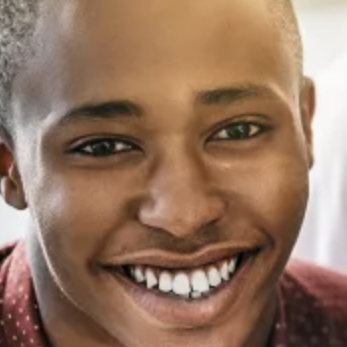
#> input picture IMAGE_PROCESSING/2_CROPPING_all_faces_in_an_IMAGE/PEOPLE/IMG_1.png, 347 x 347 px, given in place of the camera
$ jupyter execute '1_Face_detection using open cv.ipynb'   (text cells are left out)
#> lines starting #> are read from the running program, lines starting #| are printed output that depends on the picture; after the words box and inside, x2 and y2 are one past the last pixel; in counts of white or black regions, pixels touching at a corner belong together
[cell 1]
import cv2 as cv
import numpy as np

[cell 2]
classifier  = cv.CascadeClassifier('Downloads/haarcascade_frontalface_default.xml')

cam = cv.VideoCapture(0)
while True:
    _,img = cam.read()
#> img is the input picture: shape (347, 347, 3); mean B, G, R 97.6, 118.4, 149.6
    img = cv.flip(img,1)
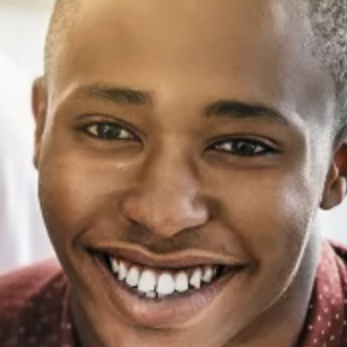
#> img: shape (347, 347, 3); mean B, G, R 97.6, 118.4, 149.6
    # faces = classifier.detectMultiScale(img, scaleFactor=1.1, minNeighbors=5) #(source,scaling_factor,min_neighbours)

    try:
        faces = classifier.detectMultiScale(img, 1.1, 5) #(source,scaling_factor,min_neighbours)
#> faces = [[17, 23, 298, 298]]
        for (x,y,w,h) in faces:
            cv.rectangle(img, (x,y),(x+w,y+h) , (0,180,0), 2) #(source,coordinates,colour,thickness) rectangle
#> this loop made 1 pass
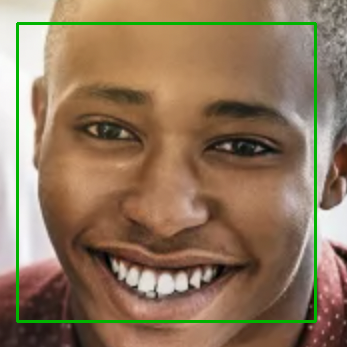
#> img: shape (347, 347, 3); 2.97% of pixels changed, all inside (x1, y1, x2, y2) = (16, 22, 317, 323)
    except:
        pass
    # for (x,y,w,h) in faces:
    #     cv.rectangle(img, (x,y),(x+w,y+h) , (0,180,0), 2) #(source,coordinates,colour,thickness) rectangle
    #     # center_x = x + w // 2
    #     # center_y = y + h // 2
    #     # radius = max(w, h) // 2 +20
    #     # cv.circle(img, (center_x, center_y), radius, (0, 180, 0), 2)

    cv.imshow('Frame'  , img )
    if cv.waitKey(1) == 27:
#> (key Esc is pressed here)
            cam.release()
            break
cam.release()  # Release the camera
cv.destroyAllWindows()

[cell 3]
import cv2 as cv
import numpy as np


classifier  = cv.CascadeClassifier('Downloads/haarcascade_frontalface_default.xml')

cam = cv.VideoCapture(0)
while True:
    _,img = cam.read()
    img = cv.flip(img,1)
    try:
        faces = classifier.detectMultiScale(img, 1.1, 5) #(source,scaling_factor,min_neighbours)
        for face in faces:
            if face[-1] == max(faces[:,-1]):
              break
#> this loop made 1 pass

        if len(faces)>=1:
                # print(faces)
                x,y,w,h=face
#> x = 17; y = 23; w = 298; h = 298
                cv.rectangle(img, (x,y),(x+ w,y+ h) , (0,180,0), 4) #(source,coordinates,colour,thickness) rectangle
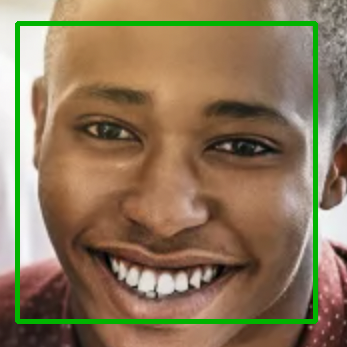
#> img: shape (347, 347, 3); 4.94% of pixels changed, all inside (x1, y1, x2, y2) = (15, 21, 318, 324)
                # face_region = img[y:y+h,x:x+w]
                face_region = img[y:y+ h,x:x+ w]
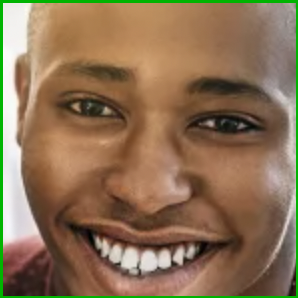
#> face_region: shape (298, 298, 3); mean B, G, R 84.9, 113.8, 140.6
        # else: print("-----------------------nhi mila")
    except: pass


    cv.imshow('Frame'  , img )
    cv.imshow('Face', face_region)
    if cv.waitKey(1) & 0xFF == 27:  # 'Esc' key
#> (key Esc is pressed here)
            cam.release()
            break
cam.release()  # Release the camera
cv.destroyAllWindows()

[cell 4]
import cv2 as cv
import numpy as np


classifier  = cv.CascadeClassifier('Downloads/haarcascade_frontalface_default.xml')

cam = cv.VideoCapture(0)
while True:
    _,img = cam.read()
    img = cv.flip(img,1)
    try:
        faces = classifier.detectMultiScale(img, 1.1, 5)
        for face in faces:
            if face[-1] == max(faces[:,-1]):
              break

        if len(faces)>=1:
            x,y,w,h=face
                    # cv.rectangle(img, (x,y),(x+ w,y+ h) , (0,180,0), 4)
            face_region = img[y :y+  h,x:x+ w]
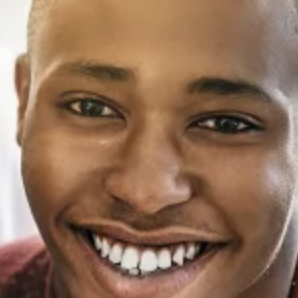
#> face_region: shape (298, 298, 3); mean B, G, R 89.5, 112.9, 146.5
            # face_region = cv.resize(face_region,(256,256))
            blur_face = cv.blur(face_region, (32,32))
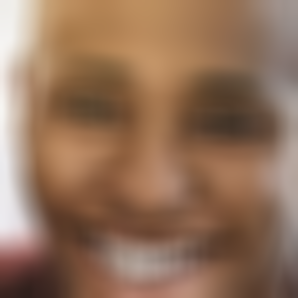
#> blur_face: shape (298, 298, 3); mean B, G, R 89.7, 113.1, 146.7
            img[y :y+ h,x:x+ w] = blur_face
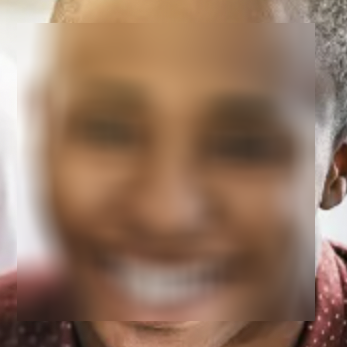
#> img: shape (347, 347, 3); mean B, G, R 97.7, 118.5, 149.8
            blur_face = cv.resize(blur_face,(256,256))
#> blur_face: shape (256, 256, 3)
    except: pass

    cv.imshow('Frame'  , img )
    cv.imshow('Face', blur_face)
    if cv.waitKey(1) & 0xFF == 27:  # 'Esc' key
#> (key Esc is pressed here)
            cam.release()
            break
cam.release()  # Release the camera
cv.destroyAllWindows()

[cell 5]
import cv2 as cv
import numpy as np


classifier  = cv.CascadeClassifier('Downloads/haarcascade_frontalface_default.xml')

cam = cv.VideoCapture(0)
while True:
    _,img = cam.read()
    img = cv.flip(img,1)
    try:
        faces = classifier.detectMultiScale(img, 1.1, 5)
        for face in faces:
            if face[-1] == max(faces[:,-1]):
              break

        if len(faces)>=1:
            x,y,w,h=face
            face_region = img[y :y+  h,x:x+ w]
            # face_region = cv.resize(face_region,(256,256))
            black = np.zeros((face_region.shape),dtype=int)
            img[y :y+ h,x:x+ w] = black
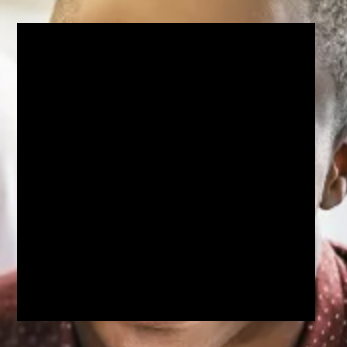
#> img: shape (347, 347, 3); mean B, G, R 31.6, 35.1, 41.6
    except: pass

    cv.imshow('Frame'  , img )
    cv.imshow('Face', face_region)
    if cv.waitKey(1) & 0xFF == 27:  # 'Esc' key
#> (key Esc is pressed here)
            cam.release()
            break
cam.release()  # Release the camera
cv.destroyAllWindows()

[cell 6]
import cv2 as cv
import numpy as np


classifier  = cv.CascadeClassifier('Downloads/haarcascade_frontalface_default.xml')

cam = cv.VideoCapture(0)
while True:
    _,img = cam.read()
    img = cv.flip(img,1)
    for face in faces:
            if face[-1] == max(faces[:,-1]):
              break

    x,y,w,h=face

    try:
        faces = classifier.detectMultiScale(img, 1.1, 5)

        for face in faces:
            x,y,w,h=face
            cv.circle(img,(x+w//2,y+h//2),max(h,w)//2+30,(110,180,68),-1)
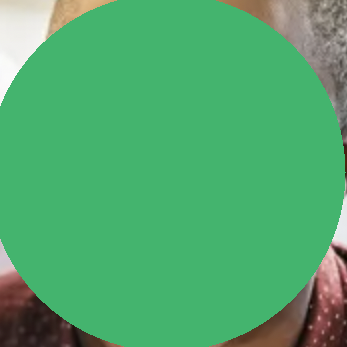
#> img: shape (347, 347, 3); mean B, G, R 110.1, 169.2, 81.1
    except: pass

    cv.imshow('Frame'  , img )

    if cv.waitKey(1) & 0xFF == 27:  # 'Esc' key
#> (key Esc is pressed here)
            cam.release()
            break
cam.release()  # Release the camera
cv.destroyAllWindows()

[cell 7]
import cv2 as cv
import numpy as np


classifier  = cv.CascadeClassifier('Downloads/haarcascade_frontalface_default.xml')

cam = cv.VideoCapture(0)
while True:
    _,img = cam.read()
    img = cv.flip(img,1)
    for face in faces:
            if face[-1] == max(faces[:,-1]):
              break

    x,y,w,h=face

    try:
        faces = classifier.detectMultiScale(img, 1.1, 5)

        for face in faces:
            x,y,w,h=face
            cv.circle(img,(x+w//2,y+h//2),max(h,w)//2+30,(110,180,68),-1)
    except: pass

    cv.imshow('Frame'  , img )

    if cv.waitKey(1) & 0xFF == 27:  # 'Esc' key
#> (key Esc is pressed here)
            cam.release()
            break
cam.release()  # Release the camera
cv.destroyAllWindows()

$ run again, on IMAGE_PROCESSING/2_CROPPING_all_faces_in_an_IMAGE/PEOPLE/IMG_2.png
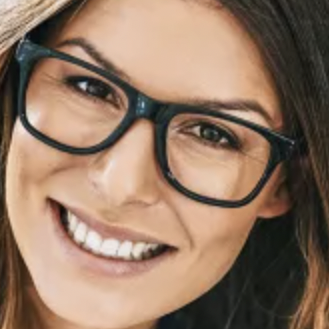
#> input picture IMAGE_PROCESSING/2_CROPPING_all_faces_in_an_IMAGE/PEOPLE/IMG_2.png, 329 x 329 px, given in place of the camera
#> img is the input picture: shape (329, 329, 3); mean B, G, R 98.9, 118.5, 145.2
#> faces = [[53, 146, 139, 139], [20, 21, 279, 279]]
#> the loop `for (x,y,w,h) in faces:` made 2 passes
#> after the loop `for (x,y,w,h) in faces:`:
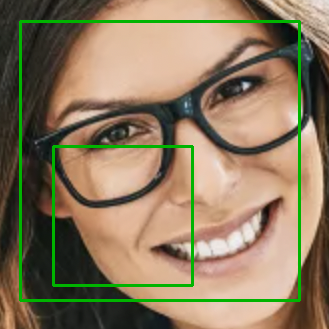
#> img: shape (329, 329, 3); mean B, G, R 94.8, 121.9, 139.1
#> the loop `for face in faces:` made 2 passes
#> `x,y,w,h=face`: x = 20; y = 21; w = 279
#> the loop `for face in faces:` made 2 passes
#> after the loop `for face in faces:`:
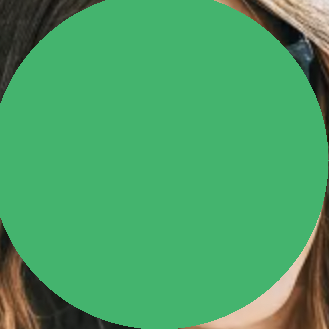
#> img: shape (329, 329, 3); mean B, G, R 101.9, 161.9, 73.6

$ run again, on IMAGE_PROCESSING/2_CROPPING_all_faces_in_an_IMAGE/PEOPLE/IMG_3.png
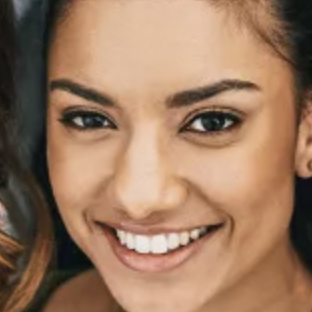
#> input picture IMAGE_PROCESSING/2_CROPPING_all_faces_in_an_IMAGE/PEOPLE/IMG_3.png, 312 x 312 px, given in place of the camera
#> img is the input picture: shape (312, 312, 3); mean B, G, R 95.9, 121.1, 155.3
#> faces = [[31, 23, 266, 266]]
#> the loop `for (x,y,w,h) in faces:` made 1 pass
#> after the loop `for (x,y,w,h) in faces:`:
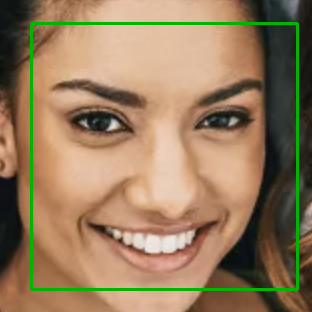
#> img: shape (312, 312, 3); mean B, G, R 93.2, 123.5, 150.7
#> the loop `for face in faces:` made 1 pass
#> `x,y,w,h=face`: x = 31; y = 23; w = 266
#> the loop `for face in faces:` made 1 pass
#> after the loop `for face in faces:`:
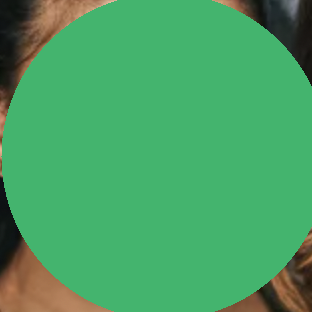
#> img: shape (312, 312, 3); mean B, G, R 100.5, 161.9, 72.6
